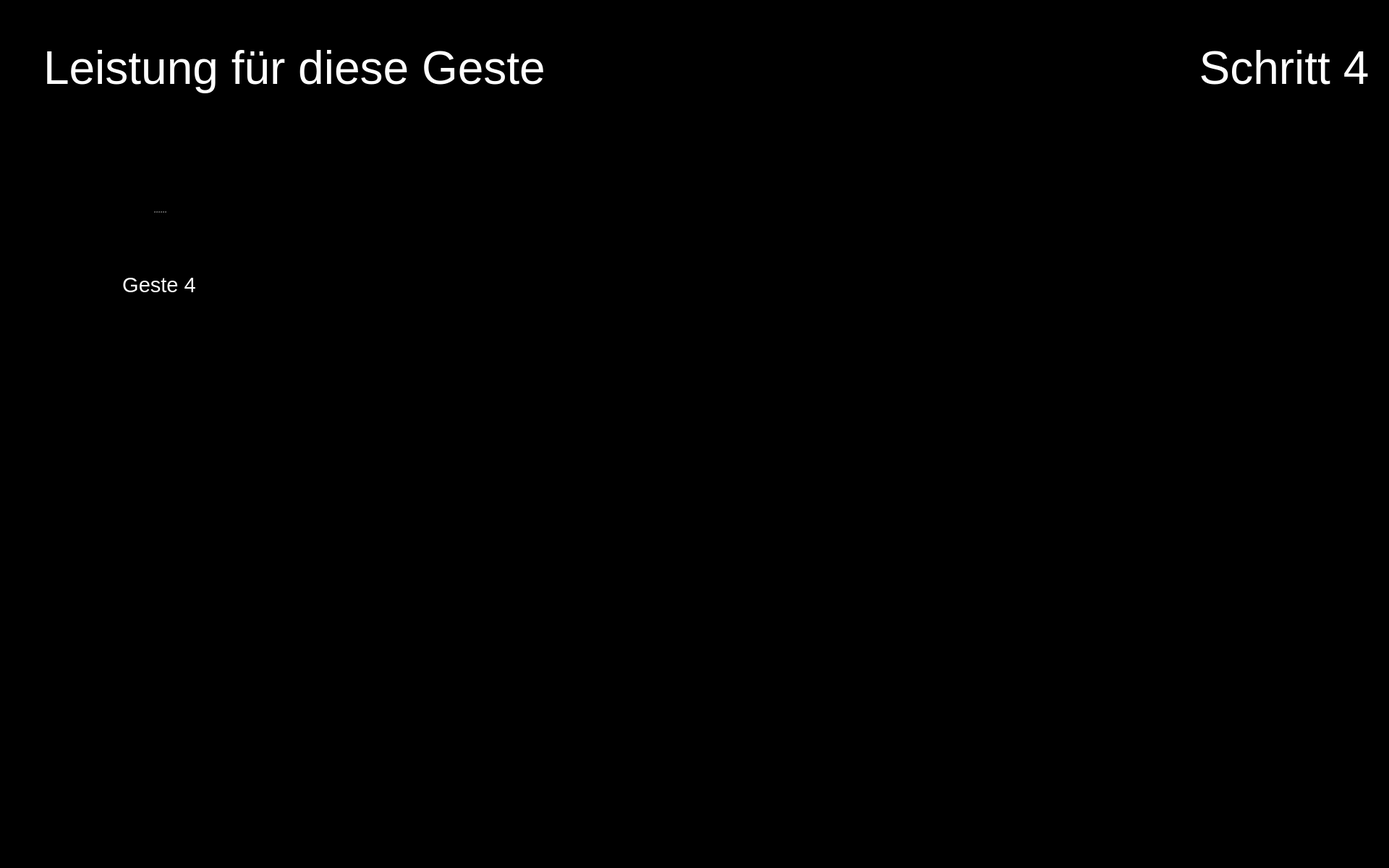
<?xml version="1.0" encoding="UTF-8"?>
<ui version="4.0">
 <class>Form</class>
 <widget class="QWidget" name="Form">
  <property name="geometry">
   <rect>
    <x>0</x>
    <y>0</y>
    <width>1920</width>
    <height>1200</height>
   </rect>
  </property>
  <property name="maximumSize">
   <size>
    <width>1920</width>
    <height>1200</height>
   </size>
  </property>
  <property name="windowTitle">
   <string>Form</string>
  </property>
  <property name="styleSheet">
   <string notr="true">background-color: rgb(0, 0, 0);</string>
  </property>
  <widget class="QPushButton" name="button_nav_left">
   <property name="enabled">
    <bool>true</bool>
   </property>
   <property name="geometry">
    <rect>
     <x>800</x>
     <y>560</y>
     <width>150</width>
     <height>150</height>
    </rect>
   </property>
   <property name="minimumSize">
    <size>
     <width>81</width>
     <height>81</height>
    </size>
   </property>
   <property name="maximumSize">
    <size>
     <width>150</width>
     <height>150</height>
    </size>
   </property>
   <property name="cursor">
    <cursorShape>OpenHandCursor</cursorShape>
   </property>
   <property name="focusPolicy">
    <enum>Qt::WheelFocus</enum>
   </property>
   <property name="contextMenuPolicy">
    <enum>Qt::DefaultContextMenu</enum>
   </property>
   <property name="layoutDirection">
    <enum>Qt::LeftToRight</enum>
   </property>
   <property name="autoFillBackground">
    <bool>false</bool>
   </property>
   <property name="styleSheet">
    <string notr="true"/>
   </property>
   <property name="icon">
    <iconset resource="resources/res.qrc">
     <normaloff>:/buttons/Button Left.svg</normaloff>:/buttons/Button Left.svg</iconset>
   </property>
   <property name="iconSize">
    <size>
     <width>144</width>
     <height>144</height>
    </size>
   </property>
   <property name="autoDefault">
    <bool>false</bool>
   </property>
   <property name="default">
    <bool>false</bool>
   </property>
   <property name="flat">
    <bool>true</bool>
   </property>
  </widget>
  <widget class="QPushButton" name="button_nav_right">
   <property name="enabled">
    <bool>true</bool>
   </property>
   <property name="geometry">
    <rect>
     <x>960</x>
     <y>560</y>
     <width>150</width>
     <height>150</height>
    </rect>
   </property>
   <property name="minimumSize">
    <size>
     <width>81</width>
     <height>81</height>
    </size>
   </property>
   <property name="maximumSize">
    <size>
     <width>150</width>
     <height>150</height>
    </size>
   </property>
   <property name="cursor">
    <cursorShape>OpenHandCursor</cursorShape>
   </property>
   <property name="focusPolicy">
    <enum>Qt::WheelFocus</enum>
   </property>
   <property name="contextMenuPolicy">
    <enum>Qt::DefaultContextMenu</enum>
   </property>
   <property name="layoutDirection">
    <enum>Qt::LeftToRight</enum>
   </property>
   <property name="autoFillBackground">
    <bool>false</bool>
   </property>
   <property name="styleSheet">
    <string notr="true"/>
   </property>
   <property name="icon">
    <iconset resource="resources/res.qrc">
     <normaloff>:/buttons/Button Right.svg</normaloff>:/buttons/Button Right.svg</iconset>
   </property>
   <property name="iconSize">
    <size>
     <width>144</width>
     <height>144</height>
    </size>
   </property>
   <property name="autoDefault">
    <bool>false</bool>
   </property>
   <property name="default">
    <bool>false</bool>
   </property>
   <property name="flat">
    <bool>true</bool>
   </property>
  </widget>
  <widget class="QLabel" name="label_text_step">
   <property name="geometry">
    <rect>
     <x>1650</x>
     <y>20</y>
     <width>250</width>
     <height>150</height>
    </rect>
   </property>
   <property name="font">
    <font>
     <family>Arial</family>
     <pointsize>48</pointsize>
     <weight>9</weight>
     <italic>false</italic>
     <bold>false</bold>
    </font>
   </property>
   <property name="styleSheet">
    <string notr="true">font: 75 48pt &quot;Arial&quot;;
color: rgb(255, 255, 255);</string>
   </property>
   <property name="text">
    <string>Schritt 4</string>
   </property>
   <property name="textFormat">
    <enum>Qt::RichText</enum>
   </property>
   <property name="alignment">
    <set>Qt::AlignCenter</set>
   </property>
   <property name="wordWrap">
    <bool>true</bool>
   </property>
  </widget>
  <widget class="QPushButton" name="button_exit">
   <property name="enabled">
    <bool>true</bool>
   </property>
   <property name="geometry">
    <rect>
     <x>1760</x>
     <y>1040</y>
     <width>150</width>
     <height>150</height>
    </rect>
   </property>
   <property name="minimumSize">
    <size>
     <width>81</width>
     <height>81</height>
    </size>
   </property>
   <property name="maximumSize">
    <size>
     <width>150</width>
     <height>150</height>
    </size>
   </property>
   <property name="cursor">
    <cursorShape>OpenHandCursor</cursorShape>
   </property>
   <property name="focusPolicy">
    <enum>Qt::WheelFocus</enum>
   </property>
   <property name="contextMenuPolicy">
    <enum>Qt::DefaultContextMenu</enum>
   </property>
   <property name="icon">
    <iconset resource="resources/res.qrc">
     <normaloff>:/buttons/Button Exit.svg</normaloff>:/buttons/Button Exit.svg</iconset>
   </property>
   <property name="iconSize">
    <size>
     <width>144</width>
     <height>144</height>
    </size>
   </property>
   <property name="autoDefault">
    <bool>false</bool>
   </property>
   <property name="default">
    <bool>false</bool>
   </property>
   <property name="flat">
    <bool>true</bool>
   </property>
  </widget>
  <widget class="QLabel" name="label_plot_1">
   <property name="geometry">
    <rect>
     <x>490</x>
     <y>180</y>
     <width>850</width>
     <height>340</height>
    </rect>
   </property>
   <property name="maximumSize">
    <size>
     <width>1200</width>
     <height>480</height>
    </size>
   </property>
   <property name="font">
    <font>
     <pointsize>48</pointsize>
    </font>
   </property>
   <property name="styleSheet">
    <string notr="true">color: rgb(255, 255, 255);</string>
   </property>
   <property name="text">
    <string/>
   </property>
   <property name="scaledContents">
    <bool>true</bool>
   </property>
  </widget>
  <widget class="QLabel" name="icon_newbie_1">
   <property name="enabled">
    <bool>true</bool>
   </property>
   <property name="geometry">
    <rect>
     <x>490</x>
     <y>380</y>
     <width>100</width>
     <height>100</height>
    </rect>
   </property>
   <property name="sizePolicy">
    <sizepolicy hsizetype="Preferred" vsizetype="Preferred">
     <horstretch>0</horstretch>
     <verstretch>0</verstretch>
    </sizepolicy>
   </property>
   <property name="maximumSize">
    <size>
     <width>100</width>
     <height>100</height>
    </size>
   </property>
   <property name="text">
    <string/>
   </property>
   <property name="pixmap">
    <pixmap resource="resources/res.qrc">:/img/Icon User.png</pixmap>
   </property>
   <property name="scaledContents">
    <bool>true</bool>
   </property>
  </widget>
  <widget class="QLabel" name="image_step">
   <property name="geometry">
    <rect>
     <x>1650</x>
     <y>170</y>
     <width>250</width>
     <height>250</height>
    </rect>
   </property>
   <property name="font">
    <font>
     <pointsize>48</pointsize>
    </font>
   </property>
   <property name="styleSheet">
    <string notr="true">color: rgb(255, 255, 255);</string>
   </property>
   <property name="text">
    <string/>
   </property>
   <property name="pixmap">
    <pixmap resource="resources/res.qrc">:/detected steps/Detected Step4 Button.png</pixmap>
   </property>
   <property name="alignment">
    <set>Qt::AlignCenter</set>
   </property>
   <property name="wordWrap">
    <bool>true</bool>
   </property>
  </widget>
  <widget class="QLabel" name="icon_expert_1">
   <property name="enabled">
    <bool>true</bool>
   </property>
   <property name="geometry">
    <rect>
     <x>490</x>
     <y>220</y>
     <width>100</width>
     <height>100</height>
    </rect>
   </property>
   <property name="sizePolicy">
    <sizepolicy hsizetype="Preferred" vsizetype="Preferred">
     <horstretch>0</horstretch>
     <verstretch>0</verstretch>
    </sizepolicy>
   </property>
   <property name="maximumSize">
    <size>
     <width>100</width>
     <height>100</height>
    </size>
   </property>
   <property name="text">
    <string/>
   </property>
   <property name="pixmap">
    <pixmap resource="resources/res.qrc">:/img/Icon Expert.png</pixmap>
   </property>
   <property name="scaledContents">
    <bool>true</bool>
   </property>
  </widget>
  <widget class="QLabel" name="icon_reaction_1">
   <property name="enabled">
    <bool>true</bool>
   </property>
   <property name="geometry">
    <rect>
     <x>1400</x>
     <y>250</y>
     <width>200</width>
     <height>200</height>
    </rect>
   </property>
   <property name="sizePolicy">
    <sizepolicy hsizetype="Preferred" vsizetype="Preferred">
     <horstretch>0</horstretch>
     <verstretch>0</verstretch>
    </sizepolicy>
   </property>
   <property name="maximumSize">
    <size>
     <width>200</width>
     <height>200</height>
    </size>
   </property>
   <property name="text">
    <string/>
   </property>
   <property name="scaledContents">
    <bool>true</bool>
   </property>
  </widget>
  <widget class="QSplitter" name="splitter_5">
   <property name="geometry">
    <rect>
     <x>60</x>
     <y>210</y>
     <width>320</width>
     <height>282</height>
    </rect>
   </property>
   <property name="orientation">
    <enum>Qt::Vertical</enum>
   </property>
   <widget class="QLabel" name="image_required_4">
    <property name="maximumSize">
     <size>
      <width>320</width>
      <height>240</height>
     </size>
    </property>
    <property name="text">
     <string/>
    </property>
    <property name="pixmap">
     <pixmap resource="resources/res.qrc">:/img/gesture4.png</pixmap>
    </property>
    <property name="scaledContents">
     <bool>true</bool>
    </property>
   </widget>
   <widget class="QLabel" name="text_required_4">
    <property name="font">
     <font>
      <family>Arial</family>
      <pointsize>22</pointsize>
      <weight>9</weight>
      <italic>false</italic>
      <bold>false</bold>
     </font>
    </property>
    <property name="styleSheet">
     <string notr="true">font: 75 22pt &quot;Arial&quot;;
color: rgb(255, 255, 255);</string>
    </property>
    <property name="text">
     <string>Geste 4</string>
    </property>
    <property name="textFormat">
     <enum>Qt::PlainText</enum>
    </property>
    <property name="alignment">
     <set>Qt::AlignCenter</set>
    </property>
    <property name="wordWrap">
     <bool>true</bool>
    </property>
   </widget>
  </widget>
  <widget class="QLabel" name="label_trouble">
   <property name="geometry">
    <rect>
     <x>60</x>
     <y>20</y>
     <width>1280</width>
     <height>150</height>
    </rect>
   </property>
   <property name="font">
    <font>
     <family>Arial</family>
     <pointsize>48</pointsize>
     <weight>9</weight>
     <italic>false</italic>
     <bold>false</bold>
    </font>
   </property>
   <property name="styleSheet">
    <string notr="true">font: 75 48pt &quot;Arial&quot;;
color: rgb(255, 255, 255);</string>
   </property>
   <property name="text">
    <string>Leistung für diese Geste</string>
   </property>
   <property name="textFormat">
    <enum>Qt::RichText</enum>
   </property>
   <property name="alignment">
    <set>Qt::AlignLeading|Qt::AlignLeft|Qt::AlignVCenter</set>
   </property>
   <property name="wordWrap">
    <bool>true</bool>
   </property>
  </widget>
 </widget>
 <resources>
  <include location="resources/res.qrc"/>
 </resources>
 <connections/>
</ui>
